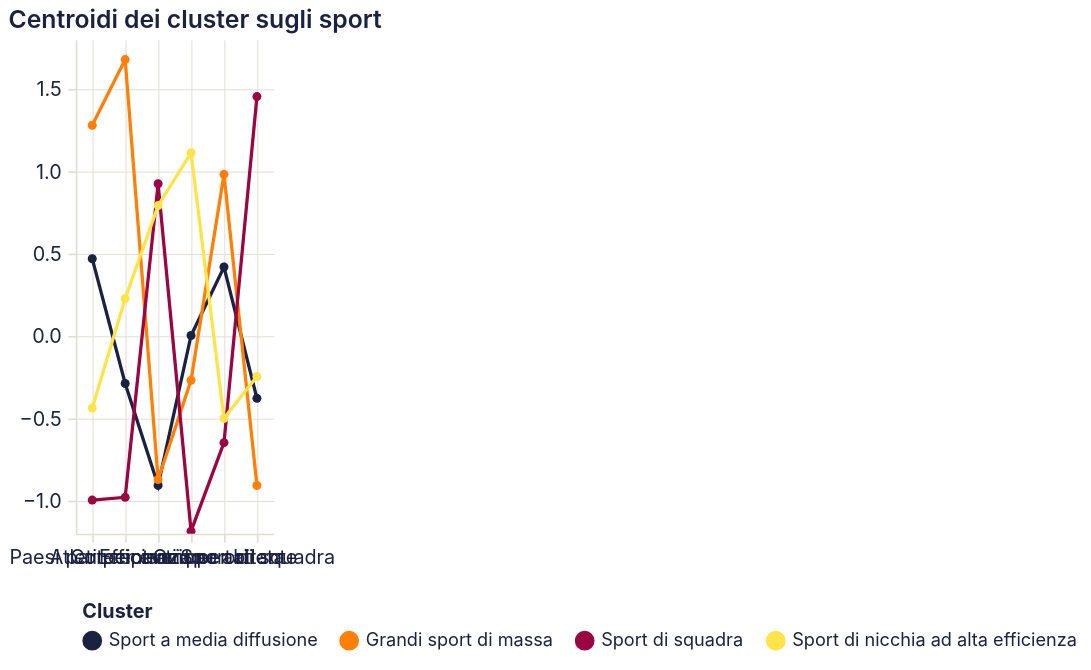

This figure's Vega-Lite source:
### Vega-Lite specification from a JSON file in a GitHub repository (floating-point values rounded to 4 significant figures)
{"$schema": "https://vega.github.io/schema/vega-lite/v5.20.1.json", "config": {"arc": {"fill": "#1b2140"}, "area": {"fill": "#1b2140", "fillOpacity": 0.15, "line": true}, "axis": {"domainColor": "#e2ddd4", "grid": true, "gridColor": "#e2ddd4", "gridWidth": 0.6, "labelAngle": 0, "labelColor": "#1b2140", "labelFont": "Inter, system-ui, -apple-system, BlinkMacSystemFont, 'Segoe UI', Roboto, sans-serif", "labelFontSize": 12, "labelFontWeight": 400, "labelPadding": 4, "tickColor": "#e2ddd4", "tickSize": 5, "titleColor": "#1b2140", "titleFont": "Inter, system-ui, -apple-system, BlinkMacSystemFont, 'Segoe UI', Roboto, sans-serif", "titleFontSize": 12, "titleFontWeight": 600}, "axisBand": {"grid": false}, "background": "transparent", "bar": {"fill": "#1b2140"}, "legend": {"labelColor": "#1b2140", "labelFont": "Inter, system-ui, -apple-system, BlinkMacSystemFont, 'Segoe UI', Roboto, sans-serif", "labelFontSize": 11, "padding": 4, "symbolType": "circle", "titleColor": "#1b2140", "titleFont": "Inter, system-ui, -apple-system, BlinkMacSystemFont, 'Segoe UI', Roboto, sans-serif", "titleFontSize": 12}, "line": {"stroke": "#1b2140", "strokeWidth": 2}, "mark": {"color": "#1b2140"}, "path": {"stroke": "#1b2140"}, "point": {"fill": "#1b2140", "filled": true}, "range": {"category": ["#1b2140", "#ff8009", "#9a0641", "#ffe34a", "#e7b6af", "#0088b0", "#e03830"]}, "rect": {"fill": "#1b2140"}, "shape": {"stroke": "#1b2140"}, "symbol": {"fill": "#1b2140"}, "title": {"anchor": "start", "color": "#1b2140", "font": "Inter, system-ui, -apple-system, BlinkMacSystemFont, 'Segoe UI', Roboto, sans-serif", "fontSize": 15, "fontWeight": 600, "subtitleColor": "#1b2140", "subtitleFont": "Inter, system-ui, -apple-system, BlinkMacSystemFont, 'Segoe UI', Roboto, sans-serif"}, "view": {"continuousHeight": 300, "continuousWidth": 400, "fill": null, "stroke": null}}, "data": {"name": "data-99d4e0640b59a09f26cc4fbd02172fdb"}, "datasets": {"data-99d4e0640b59a09f26cc4fbd02172fdb": [{"cluster": "Sport a media diffusione", "feature": "Paesi partecipanti", "valore": 0.4693}, {"cluster": "Grandi sport di massa", "feature": "Paesi partecipanti", "valore": 1.28}, {"cluster": "Sport di squadra", "feature": "Paesi partecipanti", "valore": -0.9962}, {"cluster": "Sport di nicchia ad alta efficienza", "feature": "Paesi partecipanti", "valore": -0.4375}, {"cluster": "Sport a media diffusione", "feature": "Atleti per evento", "valore": -0.2883}, {"cluster": "Grandi sport di massa", "feature": "Atleti per evento", "valore": 1.678}, {"cluster": "Sport di squadra", "feature": "Atleti per evento", "valore": -0.9796}, {"cluster": "Sport di nicchia ad alta efficienza", "feature": "Atleti per evento", "valore": 0.2268}, {"cluster": "Sport a media diffusione", "feature": "Concentrazione ori", "valore": -0.9072}, {"cluster": "Grandi sport di massa", "feature": "Concentrazione ori", "valore": -0.8717}, {"cluster": "Sport di squadra", "feature": "Concentrazione ori", "valore": 0.9239}, {"cluster": "Sport di nicchia ad alta efficienza", "feature": "Concentrazione ori", "valore": 0.7917}, {"cluster": "Sport a media diffusione", "feature": "Efficienza per atleta", "valore": 0.003348}, {"cluster": "Grandi sport di massa", "feature": "Efficienza per atleta", "valore": -0.2694}, {"cluster": "Sport di squadra", "feature": "Efficienza per atleta", "valore": -1.185}, {"cluster": "Sport di nicchia ad alta efficienza", "feature": "Efficienza per atleta", "valore": 1.112}, {"cluster": "Sport a media diffusione", "feature": "Ori per abitante", "valore": 0.4188}, {"cluster": "Grandi sport di massa", "feature": "Ori per abitante", "valore": 0.9814}, {"cluster": "Sport di squadra", "feature": "Ori per abitante", "valore": -0.6477}, {"cluster": "Sport di nicchia ad alta efficienza", "feature": "Ori per abitante", "valore": -0.5003}, {"cluster": "Sport a media diffusione", "feature": "Sport di squadra", "valore": -0.3785}, {"cluster": "Grandi sport di massa", "feature": "Sport di squadra", "valore": -0.9081}, {"cluster": "Sport di squadra", "feature": "Sport di squadra", "valore": 1.453}, {"cluster": "Sport di nicchia ad alta efficienza", "feature": "Sport di squadra", "valore": -0.2465}]}, "encoding": {"color": {"field": "cluster", "legend": {"columns": 4, "labelLimit": 250, "orient": "bottom"}, "sort": ["Sport a media diffusione", "Grandi sport di massa", "Sport di squadra", "Sport di nicchia ad alta efficienza"], "title": "Cluster", "type": "nominal"}, "tooltip": [{"field": "cluster", "type": "nominal"}, {"field": "feature", "type": "nominal"}, {"field": "valore", "type": "quantitative"}], "x": {"field": "feature", "sort": ["Paesi partecipanti", "Atleti per evento", "Concentrazione ori", "Efficienza per atleta", "Ori per abitante", "Sport di squadra"], "title": null, "type": "nominal"}, "y": {"field": "valore", "title": "", "type": "quantitative"}}, "height": 300, "mark": {"point": true, "type": "line"}, "params": [{"bind": "scales", "name": "param_1", "select": {"encodings": ["x", "y"], "type": "interval"}}], "title": "Centroidi dei cluster sugli sport", "width": "container"}
